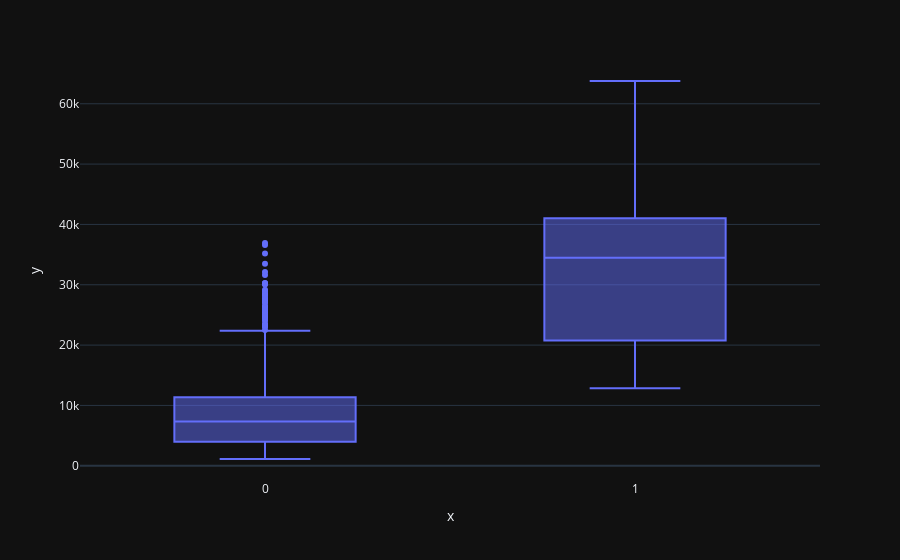

This figure's notebook cell:
### Markdown cell above
### 3.6 Smoker & Charges

### Code cell
px.box(x=filtered_data['smoker'],
       y=filtered_data['charges'])

### Figure 1 — Plotly figure (JSON) as saved in the notebook; plotly's stock layout.template omitted (floating-point values rounded to 4 significant figures; data arrays with more than 128 entries replaced by an {"elided": "..."} marker saying what was removed)
{"data": [{"alignmentgroup": "True", "hovertemplate": "x=%{x}<br>y=%{y}<extra></extra>", "legendgroup": "", "marker": {"color": "#636efa"}, "name": "", "notched": false, "offsetgroup": "", "orientation": "v", "showlegend": false, "x": {"elided": "1338 int values"}, "x0": " ", "xaxis": "x", "y": {"elided": "1338 float values"}, "y0": " ", "yaxis": "y", "type": "box"}], "layout": {"xaxis": {"anchor": "y", "domain": [0.0, 1.0], "title": {"text": "x"}}, "yaxis": {"anchor": "x", "domain": [0.0, 1.0], "title": {"text": "y"}}, "legend": {"tracegroupgap": 0}, "margin": {"t": 60}, "boxmode": "group"}}
